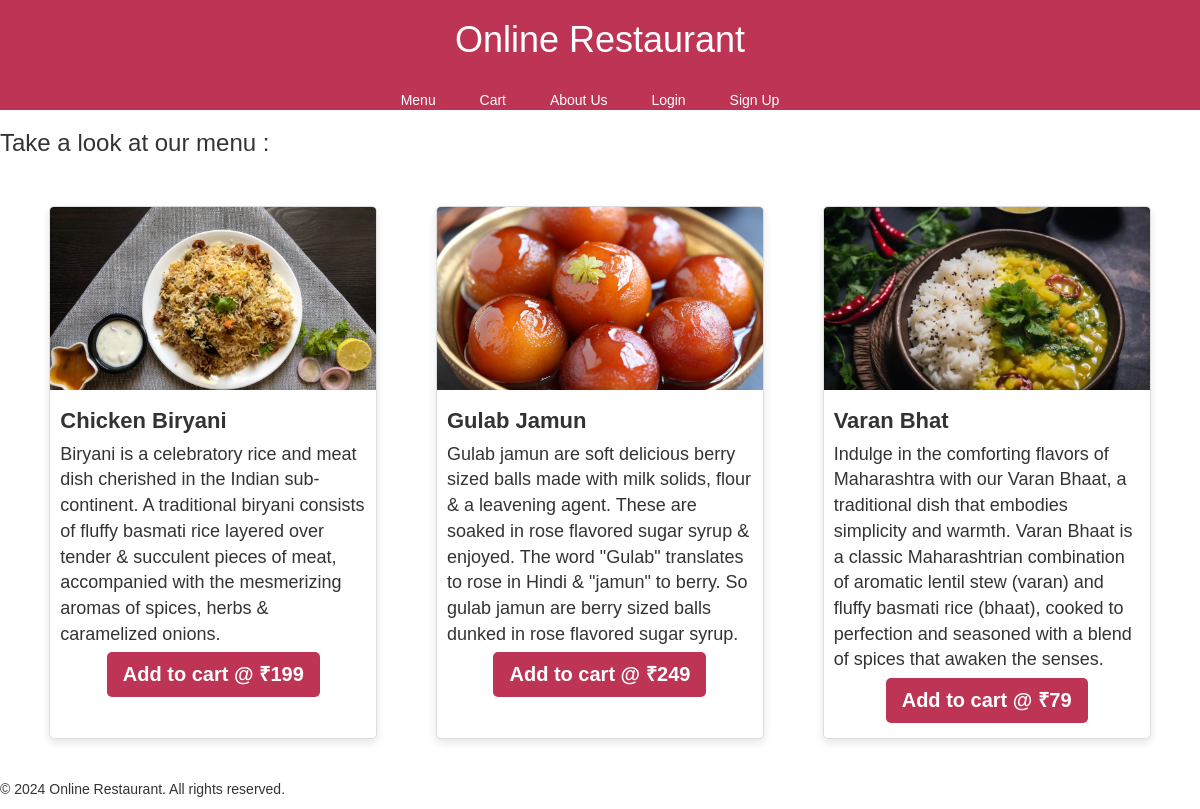
The page / on the database its author committed.
### Management/models.py (models this page shows)
class Menu(models.Model):
    item_name = models.CharField(max_length=100)
    item_description = models.TextField(max_length=1000)
    item_price = models.IntegerField(null=False)
    item_photo = models.FileField(upload_to='media/photo',default='0')

### Management/views.py (the view)
# urls.py: path('', views.index, name='index'),
def index(request):
    data= Menu.objects.all()
    if request.user.is_authenticated:
        if request.user.groups.filter(name='Admins'):
            return render(request,'adminHomepage.html', {'name': request.user, 'data': data})
        else:
            return render(request, 'userHomepage.html', {'name': request.user, 'data': data})
    fm = AuthenticationForm()
    form = signUp()
    return render(request,'Homepage.html',{'data':data,'loginform':fm,'signupform':form})

### templates/Homepage.html (shortened to what this page needs)
<!DOCTYPE html>
<html lang="en">
<head>
    <link rel="stylesheet" href="https://maxcdn.bootstrapcdn.com/bootstrap/3.4.1/css/bootstrap.min.css">
</head>
<body>
<header class="container-fluid p-5 my-5 bg-#BE3455 text-white">
    <h1 class="Heading">Online Restaurant</h1><br>
    <nav>
        <a href="#" style="padding-right : 20px;">Menu    </a>
        <a href="#" style="padding-right : 20px; padding-left : 20px;">Cart    </a>
        <a href="#" style="padding-right : 20px; padding-left : 20px;">About Us    </a>
        <a href="#" id="loginLink" data-toggle="modal" data-target="#loginModal" style="padding-right : 20px; padding-left : 20px;">Login    </a>
        <a href="#" id="signupLink" data-toggle="modal" data-target="#signupModal" style="padding-right : 20px; padding-left : 20px;">Sign Up</a>
    </nav>
</header>
<h3>Take a look at our menu : </h3><br>
<div class="flex-container">
    {% for i in data %}
    <div class="flexbox">
        <figure>
            <img src="{{ i.item_photo }}" alt="Item photo">
        </figure>
        <div class="item-details">
            <p><strong>{{ i.item_name }}</strong></p>
            <p>{{ i.item_description }}</p>
            <p class="add-to-cart"><a href="#" id="loginLink" data-toggle="modal" data-target="#loginModal" >Add to cart @ &#8377;{{ i.item_price }}</a></p>
        </div>
    </div>
{% endfor %}
</div>
<footer>
    <p>&copy; 2024 Online Restaurant. All rights reserved.</p>
</footer>
</body>
</html>

### templates/Homepage.html (style rules this page uses)
body { font-family: Arial, sans-serif; margin: 0; padding: 0; }
header { background-color: #BE3455; color: white; text-align: center; }
nav a { color: white; }
footer { bottom : 0; }
.flex-container { display: flex; flex-wrap: wrap; justify-content: space-around; padding: 20px; }
.flexbox { width: calc(30% - 20px); margin: 0 10px 20px; border: 1px solid #ddd; border-radius: 5px; box-shadow: 0 4px 8px rgba(0, 0, 0, 0.1); overflow: hidden; transition: transform 0.3s ease; }
.flexbox figure { margin: 0; padding-top: 56.25%; overflow: hidden; position: relative; }
.flexbox img { position: absolute; top: 0; left: 0; width: 100%; height: 100%; object-fit: cover; transition: transform 0.3s ease; }
.item-details { padding: 10px; font-size: 18px; }
.item-details p { margin: 5px 0; font-size: 18px; }
.item-details strong { font-weight: bold; font-size:22px; }
.item-details p:last-child { font-weight: bold; color: #BE3455; font-size: 20px; text-align: center; }
.add-to-cart a { display: inline-block; padding: 8px 16px; background-color: #BE3455; color: white; text-decoration: none; border-radius: 5px; transition: background-color 0.3s ease; }

### rows shown on the page
Menu: item_photo (picture), item_name "Chicken Biryani", item_description "Biryani is a celebratory rice and meat dish cherished in the Indian sub-continent. A traditional biryani consists of fluffy basmati rice layered over tender & succulent pieces of meat, accompanied with the mesmerizing aromas of spices, herbs & caramelized onions.", item_price "199"
Menu: item_photo (picture), item_name "Gulab Jamun", item_description "Gulab jamun are soft delicious berry sized balls made with milk solids, flour & a leavening agent. These are soaked in rose flavored sugar syrup & enjoyed. The word \"Gulab\" translates to rose in Hindi & \"jamun\" to berry. So gulab jamun are berry sized balls dunked in rose flavored sugar syrup.", item_price "249"
Menu: item_photo (picture), item_name "Varan Bhat", item_description "Indulge in the comforting flavors of Maharashtra with our Varan Bhaat, a traditional dish that embodies simplicity and warmth. Varan Bhaat is a classic Maharashtrian combination of aromatic lentil stew (varan) and fluffy basmati rice (bhaat), cooked to perfection and seasoned with a blend of spices that awaken the senses.", item_price "79"
